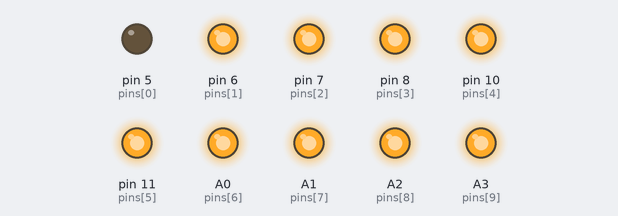
Bench run of a sketch on a simulated Arduino Uno, built with avr-gcc and run on an emulated ATmega328P. On the bench: output pins drawn as LEDs (lit = HIGH).

Above: at 0.2 s.
At 1.2 s:
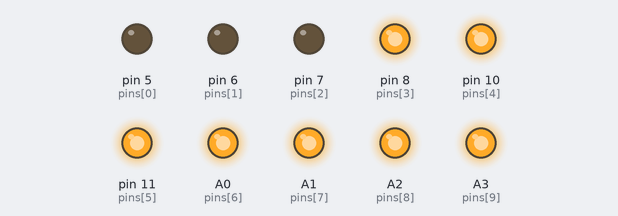
At 2.7 s:
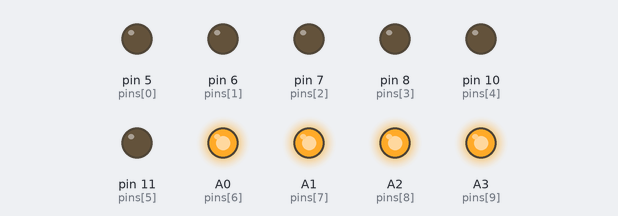
At 6.2 s:
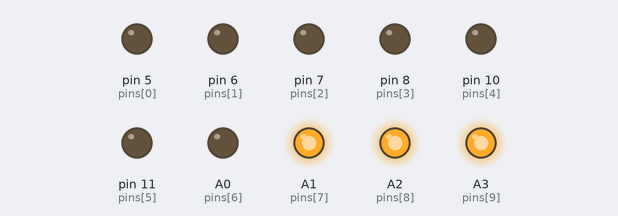
At 8.7 s:
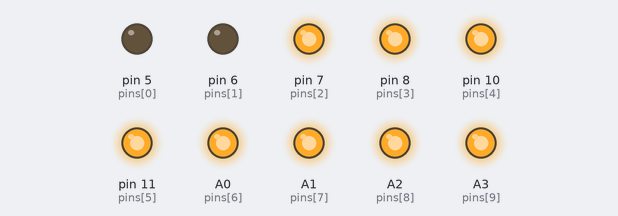
At 12.2 s:
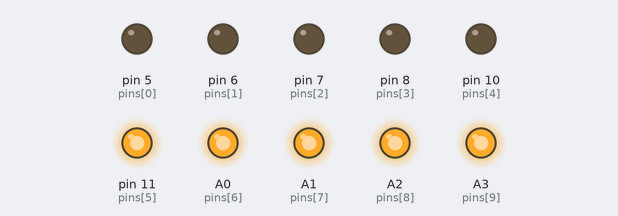
Timing chart, 0 to 13.0 s (numbered marks = the images above):
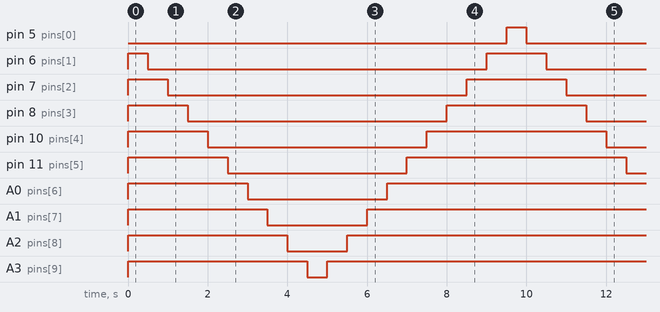

The sketch:

bartest.ino
```cpp
#define PIN_COUNT 10

int pins[] = { 5, 6, 7, 8, 10, 11, A0, A1, A2, A3 };

void setup() {
    for (int i = 0; i < PIN_COUNT; i++)
    {
        pinMode(pins[i], OUTPUT);
        digitalWrite(pins[i], HIGH); // OFF
    }
}

void loop() {
    for (int i = 0; i < PIN_COUNT; i++)
    {
        digitalWrite(pins[i], LOW); // ON
        delay(500);
    }
    for (int i = PIN_COUNT - 1; i >= 0; i--)
    {
        digitalWrite(pins[i], HIGH); // OFF
        delay(500);
    }
}
```

Measured:
- by itself, pin 5 (pins[0]): alternates HIGH for 0.50 s and LOW for 9.5 s
- by itself, pin 6 (pins[1]): alternates HIGH for 1.5 s and LOW for 8.5 s
- by itself, pin 7 (pins[2]): alternates HIGH for 2.5 s and LOW for 7.5 s
- by itself, pin 8 (pins[3]): alternates HIGH for 3.5 s and LOW for 6.5 s
- by itself, pin 10 (pins[4]): alternates HIGH for 4.5 s and LOW for 5.5 s
- by itself, pin 11 (pins[5]): alternates HIGH for 5.5 s and LOW for 4.5 s
- by itself, A0 (pins[6]): alternates HIGH for 6.5 s and LOW for 3.5 s
- by itself, A1 (pins[7]): alternates HIGH for 7.5 s and LOW for 2.5 s
